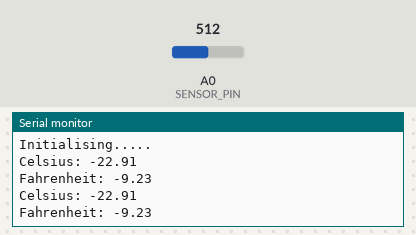
The sketch below on a simulated Arduino Uno, built with avr-gcc and run on an emulated ATmega328P. Shown: the last lines printed to the serial monitor. The inputs (shaded band) are chosen by the test bench; at power-on: A0 (SENSOR_PIN) = 512.

Above: at 1.8 s.
1.9 s: A0 (SENSOR_PIN) set to 716
At 2.7 s:
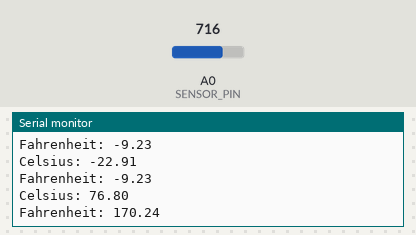
3.4 s: A0 (SENSOR_PIN) set to 900
At 4.4 s:
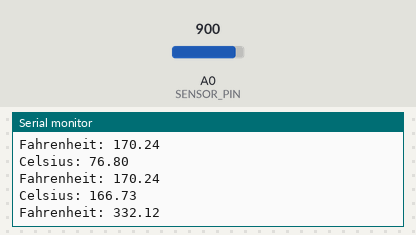
Timing chart, 0 to 6.4 s (numbered marks = the images above; inputs shaded):
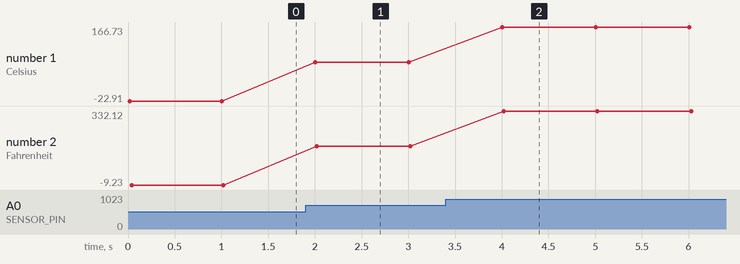

The sketch:

Projeto36.ino
```cpp
// Projeto 36 - Sensor serial de temperatura

#define SENSOR_PIN 0

float Celsius, Fahrenheit, Kelvin;
int sensorValue;

void setup()
{
  Serial.begin(9600);
  Serial.println("Initialising.....");
}

void loop()
{
  GetTemp();
  Serial.print("Celsius: ");
  Serial.println(Celsius);
  Serial.print("Fahrenheit: ");
  Serial.println(Fahrenheit);
  Serial.println();
  delay(1000);
}

void GetTemp()
{
  sensorValue = analogRead(SENSOR_PIN);               // lê o sensor
  Kelvin = (((float(sensorValue) / 1023) * 5) * 100); // converte em Kelvin
  Celsius = Kelvin - 273.15;                          // converte em Celsius
  Fahrenheit = (Celsius * 1.8) + 32;                  // converte em Fahrenheit
}
```

Measured:
- after the input at 1.9 s, the serial monitor: prints a new line after 0.10 s (image 1)
- after the input at 3.4 s, the serial monitor: prints a new line after 0.61 s (image 2)
- plotted number 1: -22.91 → 76.8 after the input at 1.9 s, 76.8 → 166.73 after the input at 3.4 s
- plotted number 2: -9.23 → 170.24 after the input at 1.9 s, 170.24 → 332.12 after the input at 3.4 s
